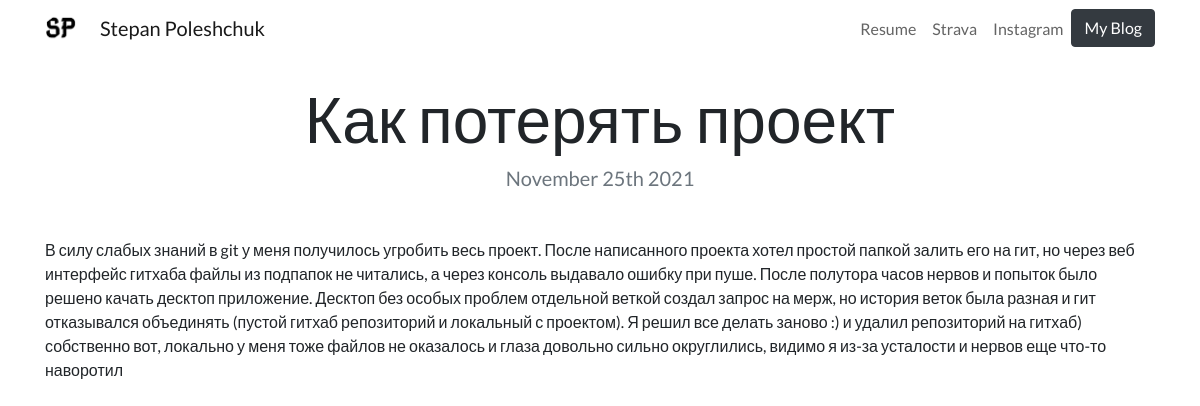
Before: /blog/1/ with the older database file.
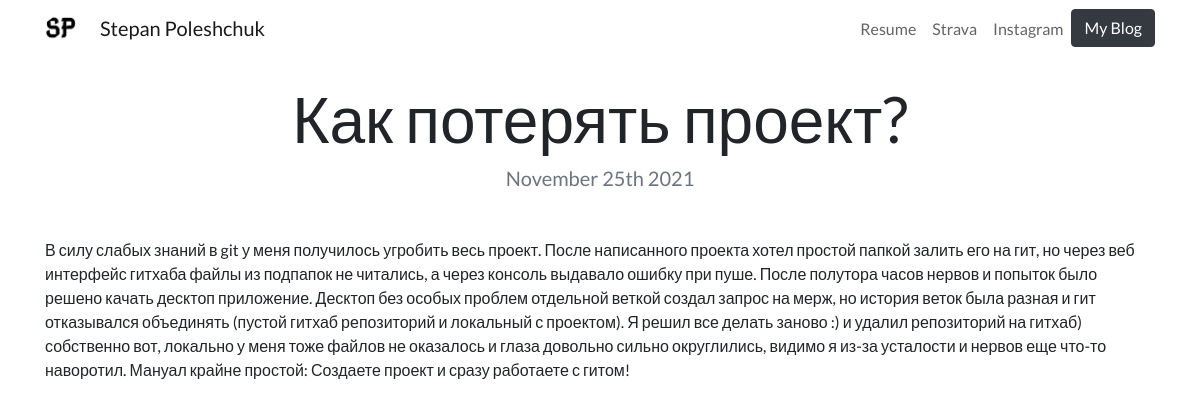
After: the same page with the newer database file.
### blog/models.py (models this page shows, shortened)
class Blog(models.Model):
    title = models.CharField(max_length=200)
    description = models.TextField()
    date = models.DateField()

### blog/views.py (the view)
# urls.py: path('<int:blog_id>/', views.detail, name='detail'),
def detail(request, blog_id):
    blog = get_object_or_404(Blog, pk=blog_id)
    return render(request, 'blog/detail.html',{'blog':blog})

### blog/templates/blog/detail.html
{% extends "portfolio/base.html" %}
{% load static %}
{% block content %}
<h1 class="text-center mt-4" id="blogdetailtitle">{{ blog.title }}</h1>
<h5 class="text-center text-muted mb-5">{{ blog.date|date:'F jS Y' }}</h5>
{{ blog.description|safe }}
{% endblock %}

Changed rows visible on the page:
changed Blog: title "Как потерять проект" → "Как потерять проект?"; description "…и нервов еще что-то наворотил" → "…и нервов еще что-то наворотил. Мануал крайне простой: Создаете проект и сразу работаете с гитом!"
